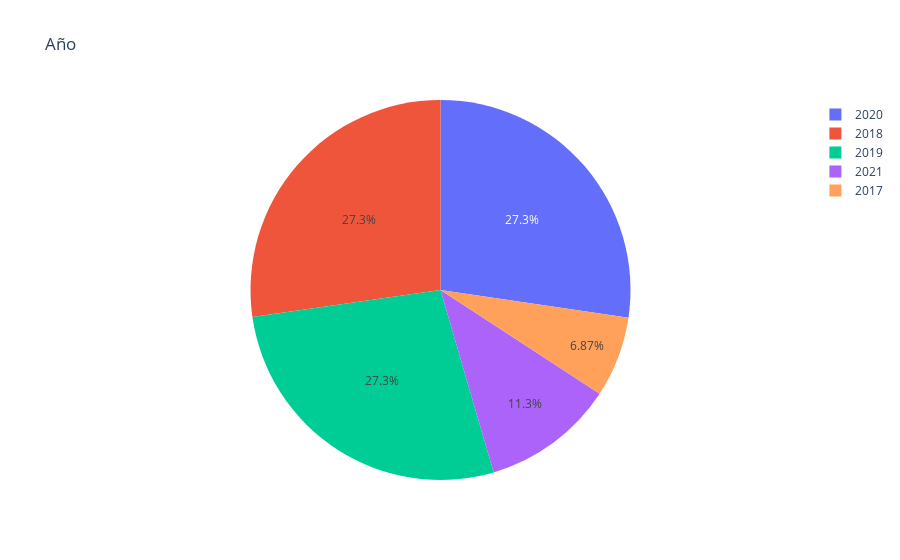

The notebook cell this image was saved under:
### Code cell
fig = px.pie(caño, values='count', names='Año', title='Año')
fig.show()

### Figure 1 — Plotly figure (JSON) as saved in the notebook; plotly's stock layout.template omitted (floating-point values rounded to 4 significant figures)
{"data": [{"domain": {"x": [0, 1], "y": [0, 1]}, "hovertemplate": "Año=%{label}<br>count=%{value}<extra></extra>", "labels": [2017, 2018, 2019, 2020, 2021], "legendgroup": "", "name": "", "showlegend": true, "type": "pie", "values": [92, 365, 365, 366, 151]}], "layout": {"legend": {"tracegroupgap": 0}, "title": {"text": "Año"}}}
